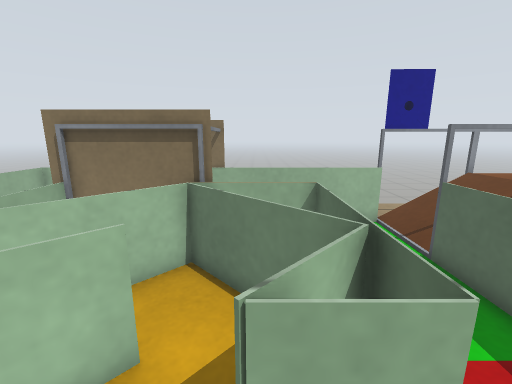
view 1 (above)

21 first-person views from a walk through a Gazebo world. The camera is 0.91 m above the floor, tilts 12° down and sees 90° across. The floor is counted in squares, 0.25 m on a side. Each view is taken from the middle of a square. On the plan, view 1 faces up. The plan holds only what a view shows up to about 20 squares ahead; the rest is blank. The place goes on beyond the plan.

view 2
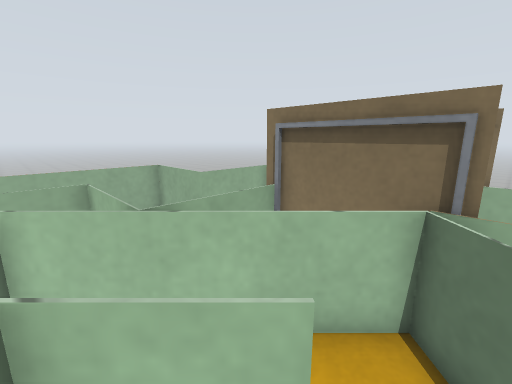

view 3
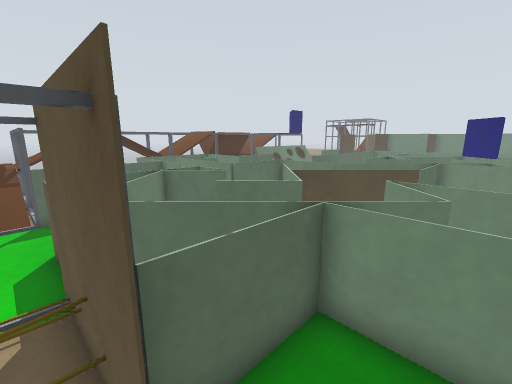

view 4
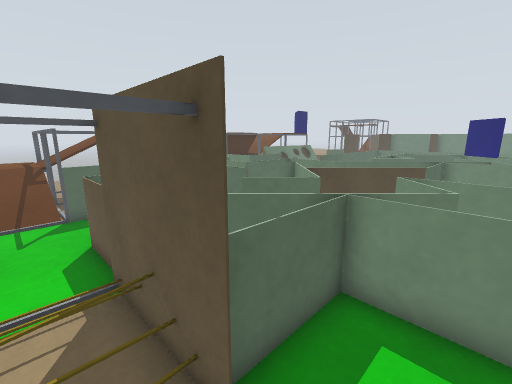

view 5
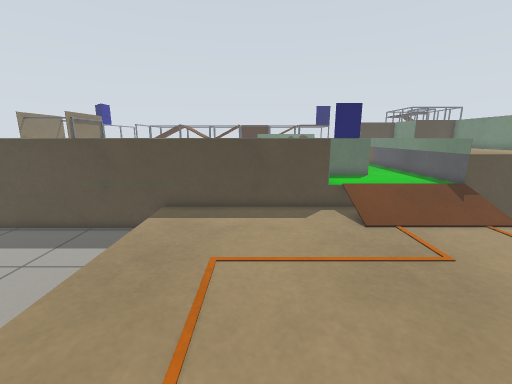

view 6
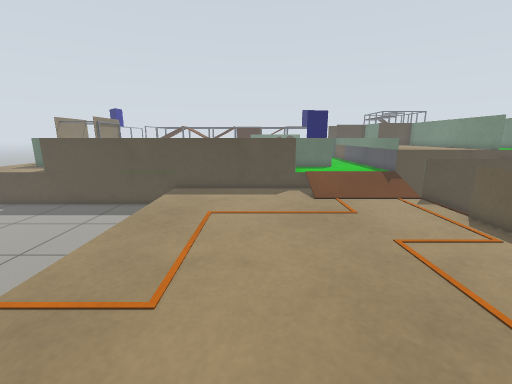

view 7
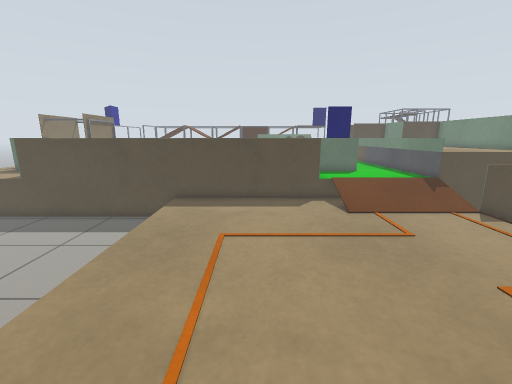

view 8
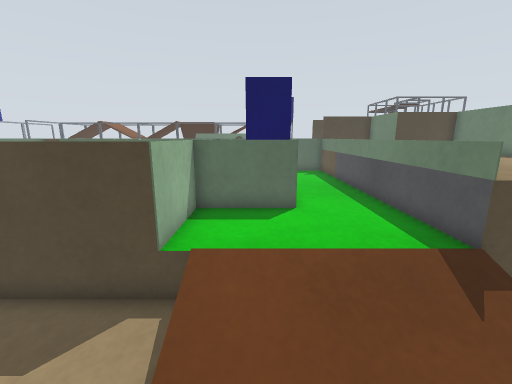

view 9
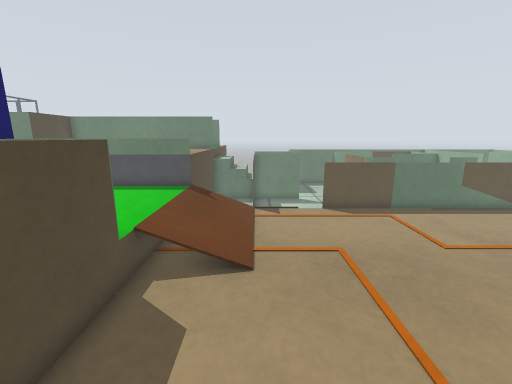

view 10
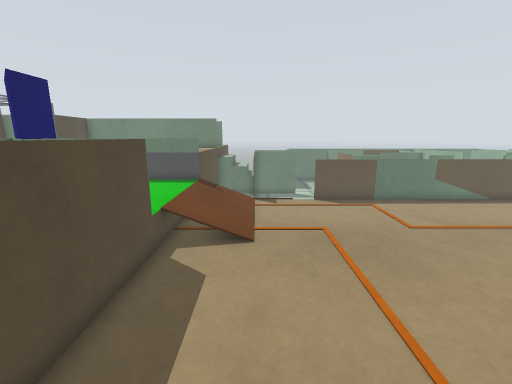

view 11
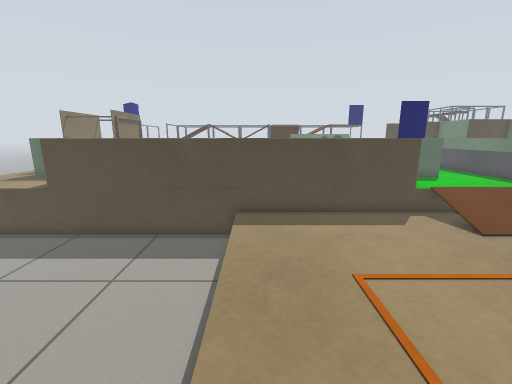

view 12
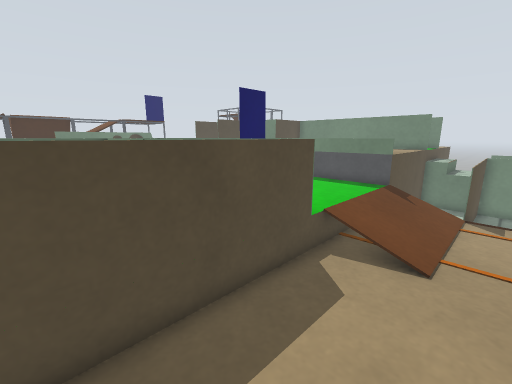

view 13
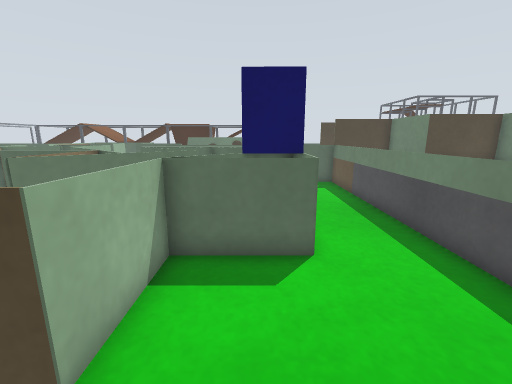

view 14
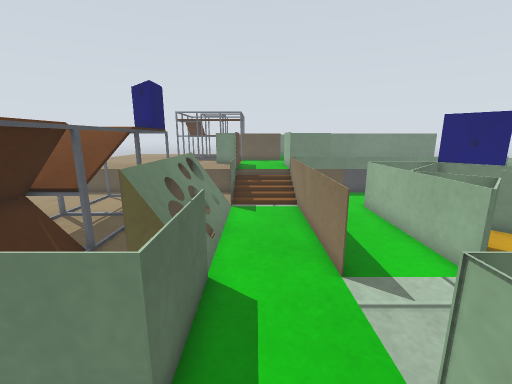

view 15
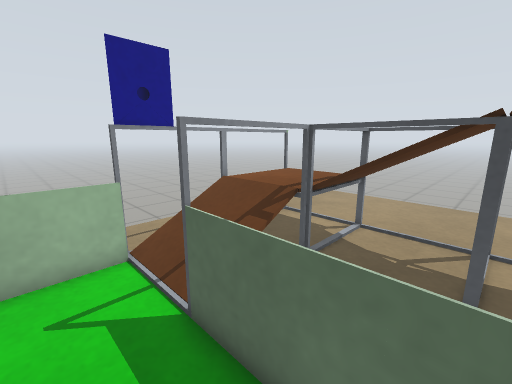

view 16
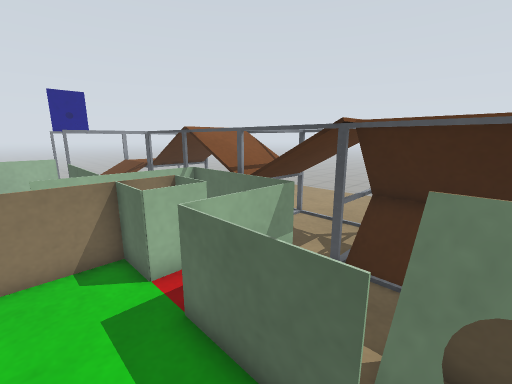

view 17
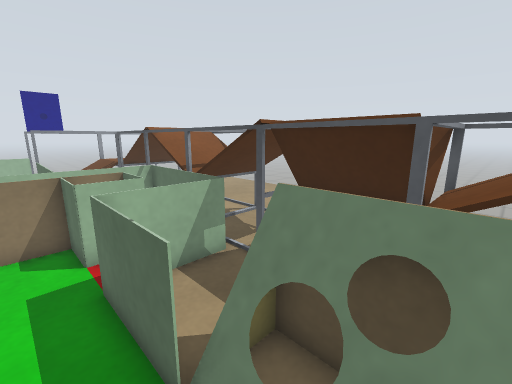

view 18
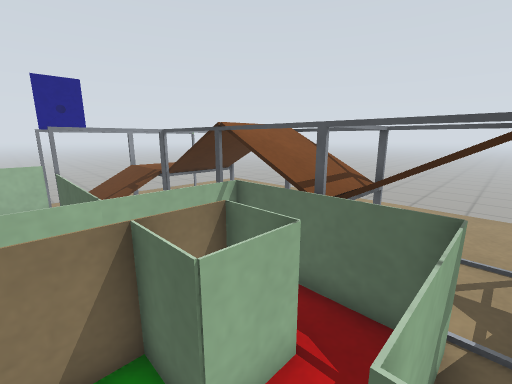

view 19
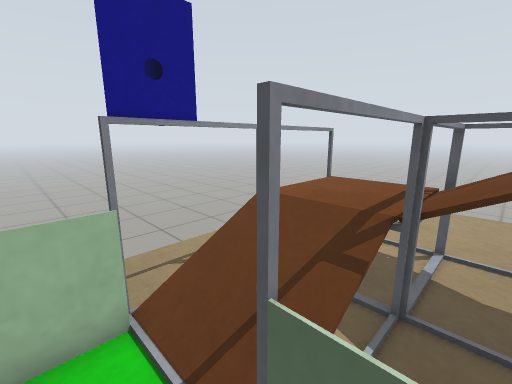

view 20
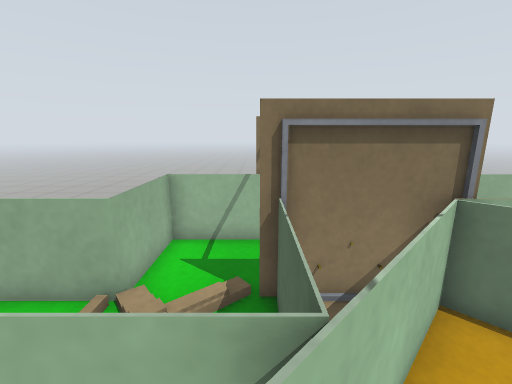

view 21
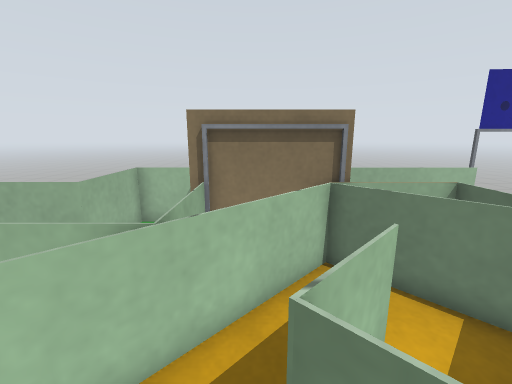

### Floor plan
Key: @ floor where view 1 was taken; # wall or solid block; . main floor; : floor 0.25 m higher than the main floor; - floor 0.25 m lower than the main floor; + floor 0.5 m higher than the main floor; * floor 0.75 m higher than the main floor; / step, stairs or slope; = window, fence, low wall or low ledge; v drop or lower ground; T thing the floor can be seen under or through.
Columns run from 31 left of view 1 to 10 right of it. Each row starts with its distance up from view 1.
 13                      ####            ####
 12                     ##=:  =   =      ##
 11                   =##:===######======##vvv
 10                   =##:=:::#       :::///**
  9                  -=#= =:::#==TT::::::///**
  8                ---==  =:::#==TT::::::///**
  7               ----#====::######===::##vv==
  6              -----=   :/:==:=:=  = :=  :==
  5             ------=    ::===:::= =  =   ==
  4            -------=   =====::=::== :=   ##
  3           --------=   =  =::==::==::=   ##
  2          ---------=   = =: == :=== =====##
  1         ----------=   = ==  ==          =#
  0         ----------=   =====: = @ ====== =#
 -1           --------=         === ==::=:=:##
 -2      vvvvvvvvvvvvv=        ==    =::===:=#
 -3     ..............=       ==     =::::::=#
 -4    ...............=====  ==:=====:::====##
 -5    ...............=      ====  :::::=:::##
 -6    ...............=      ===  ::::::=:::##
 -7    ...............=   =====  =:::=::===:##
 -8 .  ...............=    ===  ==:::=::#=#:##
 -9    ...............=     =::===:::=:::=#:##
-10    ...............=     ==: ==:::=:::=# ##
-11    ...............=====  ==  =:: =:::=# ##
-12    ..............:::::==    ==:: =:::=# ##
-13     .............:::::=:#  =:=:  =:::== #
-14    ..............:::::==##====:  =::==# #
-15   ...............::::::::::  ::  =::=   ##
-16   ...............::::::::::::::: =::=:  ##
-17  ................::::::::::::::::=++=:  ##
-18 =============..=vv================++=vv

Positions as (right, up) in squares from view 1, and headings:
1: (0, 0), facing up
2: (-1, 2), facing up-left
3: (-8, 8), facing down-right
4: (-8, 9), facing down-right
5: (-26, -7), facing right
6: (-31, -8), facing right
7: (-28, -7), facing right
8: (-18, -13), facing right
9: (-16, -5), facing down
10: (-16, -3), facing down
11: (-25, -3), facing right
12: (-17, -4), facing down-right
13: (-15, -13), facing right
14: (4, -1), facing down
15: (3, 3), facing up-right
16: (3, -8), facing up-right
17: (4, -10), facing up-right
18: (4, -4), facing up-right
19: (4, 6), facing up-right
20: (-6, 2), facing up
21: (-4, 0), facing up
